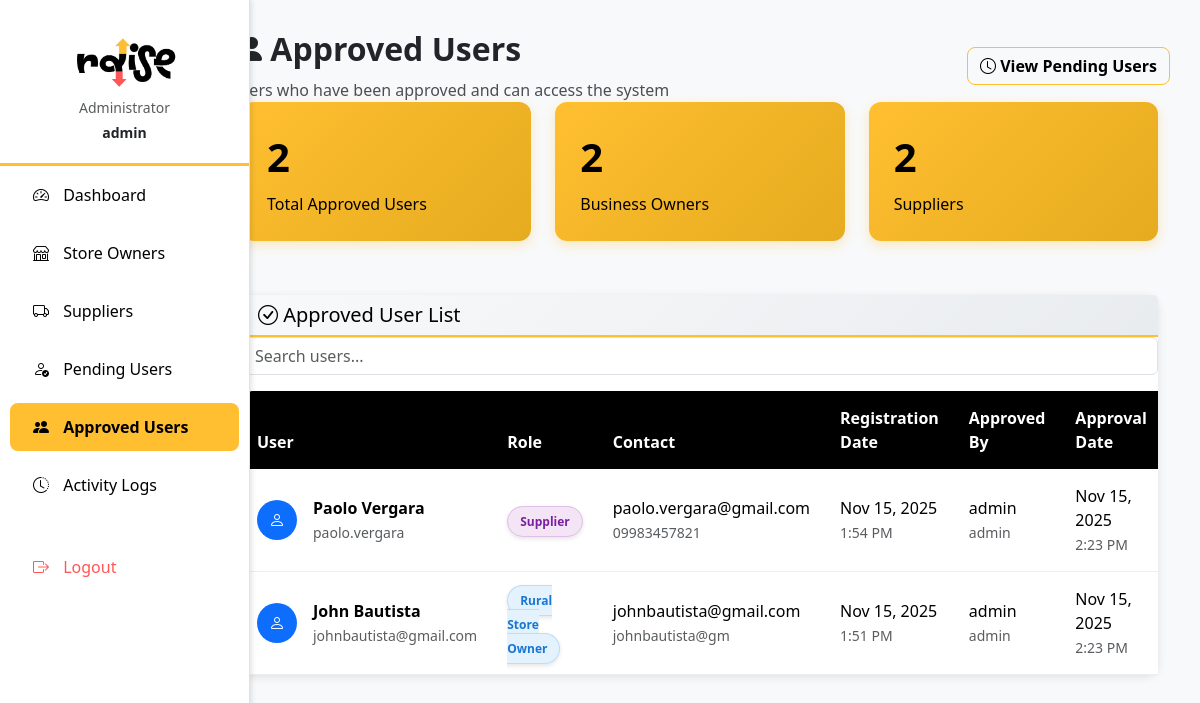
/sysadmin/approved-users/ (signed in), run on the app's committed database.
### myapp/models.py (models this page shows, shortened)
class UserProfile(models.Model):
    ROLE_CHOICES = [
        ('supplier', 'Supplier'),
        ('owner', 'Rural Store Owner'),
        ('staff', 'Staff Member'),
    ]
    user = models.OneToOneField(User, on_delete=models.CASCADE, related_name='profile')
    role = models.CharField(max_length=20, choices=ROLE_CHOICES)
    phone = models.CharField(max_length=15, blank=True, null=True)
    address = models.TextField(blank=True, null=True)
    store_name = models.CharField(max_length=200, blank=True, null=True)
    owner = models.ForeignKey(User, on_delete=models.CASCADE, related_name='staff_members',
                             null=True, blank=True,
                             help_text="The business owner this staff member works for")
    is_active = models.BooleanField(default=True, help_text="Whether this user account is active")
    is_approved = models.BooleanField(default=False, help_text="Whether this user has been approved by admin")
    approved_by = models.ForeignKey(User, on_delete=models.SET_NULL, null=True, blank=True,
                                   related_name='approved_users', help_text="Admin who approved this user")
    approved_at = models.DateTimeField(null=True, blank=True, help_text="When this user was approved")
    rejection_reason = models.TextField(blank=True, null=True, help_text="Reason for rejection if applicable")
    created_at = models.DateTimeField(auto_now_add=True, null=True, blank=True)
    updated_at = models.DateTimeField(auto_now=True, null=True, blank=True)
    class Meta:
        ordering = ['-created_at']

### myapp/admin_views.py (the view)
    def wrapper(request, *args, **kwargs):
        if not request.user.is_authenticated:
            return redirect('login')
        if not request.user.is_superuser:
            messages.error(request, "Access denied. Admin account required.")
            return redirect('landing')
        return view_func(request, *args, **kwargs)

### myapp/admin_views.py (called while the page is built)
def admin_required(view_func):
    def wrapper(request, *args, **kwargs):
        if not request.user.is_authenticated:
            return redirect('login')
        if not request.user.is_superuser:
            messages.error(request, "Access denied. Admin account required.")
            return redirect('landing')
        return view_func(request, *args, **kwargs)
    return wrapper

@admin_required
def admin_approved_users(request):
    approved_users = UserProfile.objects.filter(is_approved=True).select_related('user', 'approved_by')
    context = {
        'approved_users': approved_users,
    }
    return render(request, 'admin/approved_users.html', context)

### myapp/context_processors.py (called while the page is built)
def notifications_context(request):
    if request.user.is_authenticated:
        return {
            'unread_notifications_count': get_unread_notification_count(request.user),
            'unread_messages_count': get_unread_message_count(request.user),
        }
    return {
        'unread_notifications_count': 0,
        'unread_messages_count': 0,
    }

### myapp/notifications.py (called while the page is built)
def get_unread_notification_count(user):
    return Notification.objects.filter(recipient=user, is_read=False).count()

def get_unread_message_count(user):
    return Message.objects.filter(recipient=user, is_read=False).count()

### myapp/templates/admin/approved_users.html (shortened to what this page needs)
{% extends 'admin/base_new.html' %}
{% load static %}
{% block content %}
<div class="page-header">
    <div class="d-flex justify-content-between align-items-center">
        <div>
            <h2> Approved Users</h2>
            <p>Users who have been approved and can access the system</p>
        </div>
        <div>
            <a href="{% url 'admin_pending_users' %}" class="btn btn-outline-warning">
                <i class="bi bi-clock"></i> View Pending Users
            </a>
        </div>
    </div>
</div>
<div class="container-fluid">
    <div class="row">
        <div class="col-12">
            <div class="row mb-4">
                <div class="col-md-4">
                    <div class="stats-card">
                        <div class="stats-number">{{ approved_users|length }}</div>
                        <div>Total Approved Users</div>
                    </div>
                </div>
                <div class="col-md-4">
                    <div class="stats-card">
                        <div class="stats-number">
                            {% with owners=approved_users|dictsort:"role" %}
                                {{ owners|length }}
                            {% endwith %}
                        </div>
                        <div>Business Owners</div>
                    </div>
                </div>
                <div class="col-md-4">
                    <div class="stats-card">
                        <div class="stats-number">
                            {% with suppliers=approved_users|dictsort:"role" %}
                                {{ suppliers|length }}
                            {% endwith %}
                        </div>
                        <div>Suppliers</div>
                    </div>
                </div>
            </div>
            {% if approved_users %}
                <div class="card">
                    <div class="card-header">
                        <h5 class="mb-0"><i class="bi bi-check-circle"></i> Approved User List</h5>
                    </div>
                    <div class="card-body p-0">
                        <div class="table-responsive">
                            <table class="table table-hover mb-0">
                                <thead class="table-light">
                                    <tr>
                                        <th>User</th>
                                        <th>Role</th>
                                        <th>Contact</th>
                                        <th>Registration Date</th>
                                        <th>Approved By</th>
                                        <th>Approval Date</th>
                                    </tr>
                                </thead>
                                <tbody>
                                    {% for profile in approved_users %}
                                    <tr>
                                        <td>
                                            <div class="d-flex align-items-center">
                                                <div class="me-3">
                                                    <div class="bg-primary text-white rounded-circle d-flex align-items-center justify-content-center"
                                                         style="width: 40px; height: 40px;">
                                                        <i class="bi bi-person"></i>
                                                    </div>
                                                </div>
                                                <div>
                                                    <div class="fw-bold">{{ profile.user.first_name|default:profile.user.username }}</div>
                                                    <small class="text-muted">{{ profile.user.username }}</small>
                                                </div>
                                            </div>
                                        </td>
                                        <td>
                                            <span class="role-badge role-{{ profile.role }}">
                                                {{ profile.get_role_display }}
                                            </span>
                                        </td>
                                        <td>
                                            <div>{{ profile.user.email }}</div>
                                            {% if profile.phone %}
                                                <small class="text-muted">{{ profile.phone }}</small>
                                            {% endif %}
                                        </td>
                                        <td>
                                            <div>{{ profile.user.date_joined|date:"M d, Y" }}</div>
                                            <small class="text-muted">{{ profile.user.date_joined|date:"g:i A" }}</small>
                                        </td>
                                        <td>
                                            {% if profile.approved_by %}
                                                <div>{{ profile.approved_by.first_name|default:profile.approved_by.username }}</div>
                                                <small class="text-muted">{{ profile.approved_by.username }}</small>
                                            {% else %}
                                                <span class="text-muted">System</span>
                                            {% endif %}
                                        </td>
                                        <td>
                                            {% if profile.approved_at %}
                                                <div>{{ profile.approved_at|date:"M d, Y" }}</div>
                                                <small class="text-muted">{{ profile.approved_at|date:"g:i A" }}</small>
                                            {% else %}
                                                <span class="text-muted">-</span>
                                            {% endif %}
                                        </td>
                                    </tr>
                                    {% endfor %}
                                </tbody>
                            </table>
                        </div>
                    </div>
                </div>
            {% endif %}
        </div>
    </div>
</div>
{% endblock %}

### myapp/templates/admin/base_new.html (shortened to what this page needs)
{% load static %}
<!DOCTYPE html>
<html lang="en">
<head>
  <link href="https://cdn.jsdelivr.net/npm/bootstrap@5.3.3/dist/css/bootstrap.min.css" rel="stylesheet">
  <link href="https://cdn.jsdelivr.net/npm/bootstrap-icons@1.11.3/font/bootstrap-icons.css" rel="stylesheet">
</head>
<body>
  <div class="container-fluid">
    <div class="row">
      <nav class="col-md-2 d-md-block sidebar p-0" id="sidebar">
        <div class="pt-3">
          <div class="logo-container">
            <img src="{% static 'img/raise_logo.png' %}" alt="Raise Logo" class="img-fluid mb-2">
            <p class="text-muted small mb-1">Administrator</p>
            <p class="text-dark small fw-bold mb-0">{{ request.user.username }}</p>
          </div>
          <ul class="nav flex-column">
            <li class="nav-item">
              <a class="nav-link {% if request.resolver_match.url_name == 'admin_dashboard' %}active{% endif %}" href="{% url 'admin_dashboard' %}">
                <i class="bi bi-speedometer2"></i> Dashboard
              </a>
            </li>
            <li class="nav-item">
              <a class="nav-link {% if 'owners' in request.path %}active{% endif %}" href="{% url 'admin_owners_list' %}">
                <i class="bi bi-shop"></i> Store Owners
              </a>
            </li>
            <li class="nav-item">
              <a class="nav-link {% if 'suppliers' in request.path %}active{% endif %}" href="{% url 'admin_suppliers_list' %}">
                <i class="bi bi-truck"></i> Suppliers
              </a>
            </li>
            <li class="nav-item">
              <a class="nav-link {% if 'pending-users' in request.path %}active{% endif %}" href="{% url 'admin_pending_users' %}">
                <i class="bi bi-person-check"></i> Pending Users
              </a>
            </li>
            <li class="nav-item">
              <a class="nav-link {% if 'approved-users' in request.path %}active{% endif %}" href="{% url 'admin_approved_users' %}">
                <i class="bi bi-people-fill"></i> Approved Users
              </a>
            </li>
            <li class="nav-item">
              <a class="nav-link {% if 'logs' in request.path %}active{% endif %}" href="{% url 'admin_activity_logs' %}">
                <i class="bi bi-clock-history"></i> Activity Logs
              </a>
            </li>
            <li class="nav-item mt-4">
              <a class="nav-link text-danger" href="{% url 'logout' %}">
                <i class="bi bi-box-arrow-right"></i> Logout
              </a>
            </li>
          </ul>
        </div>
      </nav>
      <main class="col-md-10 ms-sm-auto main-content">
        {% block content %}{% endblock %}
      </main>
    </div>
  </div>
</body>
</html>

### data on the page
UserProfile: user.first_name "Paolo Vergara", user.username "paolo.vergara", role "Supplier", user.email "paolo.vergara@gmail.com", phone "09983457821", user.date_joined "Nov 15, 2025", user.date_joined "1:54 PM", approved_by.first_name "admin", approved_by.username "admin", approved_at "Nov 15, 2025", approved_at "2:23 PM"
UserProfile: user.first_name "John Bautista", user.username "johnbautista@gmail.com", role "Rural Store Owner", user.email "johnbautista@gmail.com", phone "johnbautista@gm", user.date_joined "Nov 15, 2025", user.date_joined "1:51 PM", approved_by.first_name "admin", approved_by.username "admin", approved_at "Nov 15, 2025", approved_at "2:23 PM"

### other printed values
{{ request.user.username }} "admin"
{{ approved_users|length }} "2"
{{ owners|length }} "2"
{{ suppliers|length }} "2"
